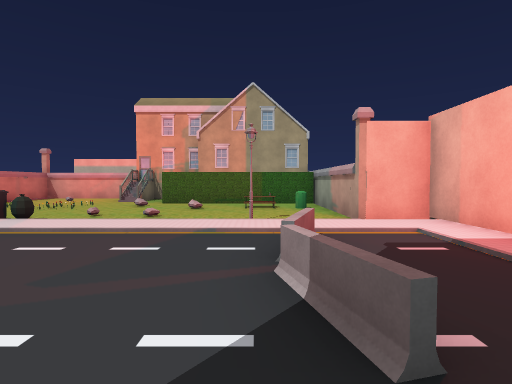
View 1 (above)

22 first-person views from a walk through a 3-D level made in the Unity game engine. The camera is 1.3 m above the floor, tilts 2° down and sees 80° across. The floor is counted in squares, 2 m on a side. Each view is taken from the middle of a square. On the plan, view 1 faces up. The plan holds only what a view shows up to about 10 squares ahead; the rest is blank. The place goes on beyond the plan. The player character is not drawn. Some surface patterns are stand-ins.

View 2
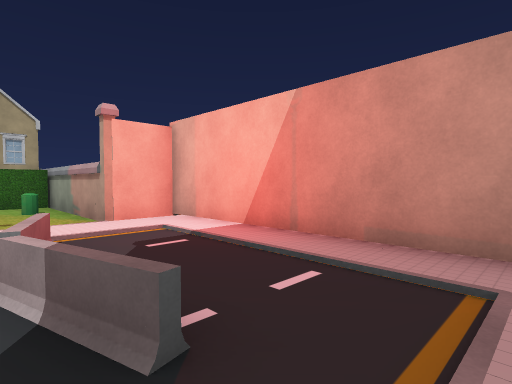

View 3
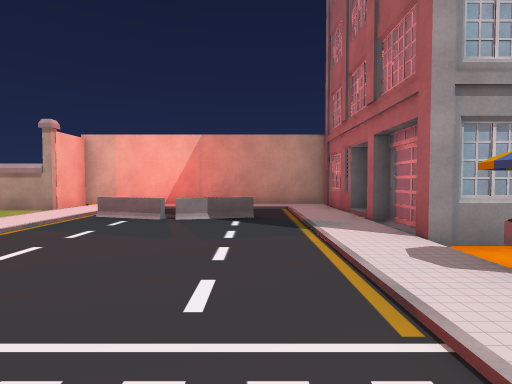

View 4
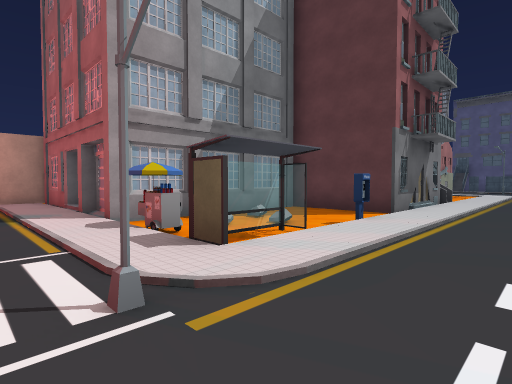

View 5
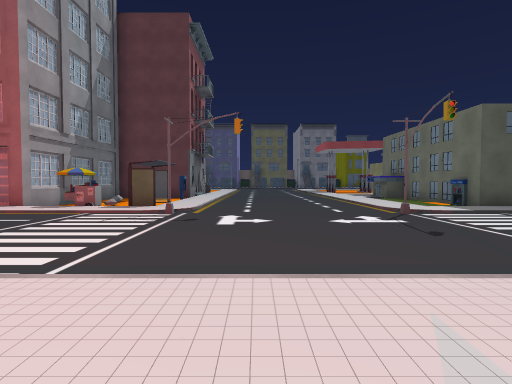

View 6
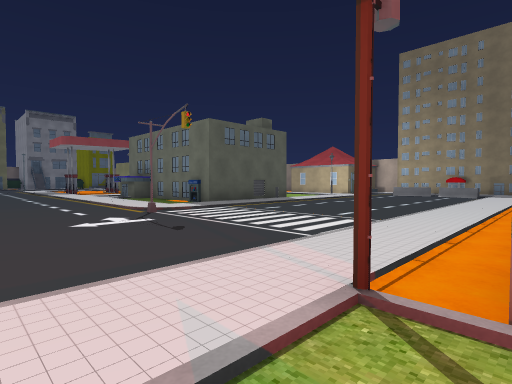

View 7
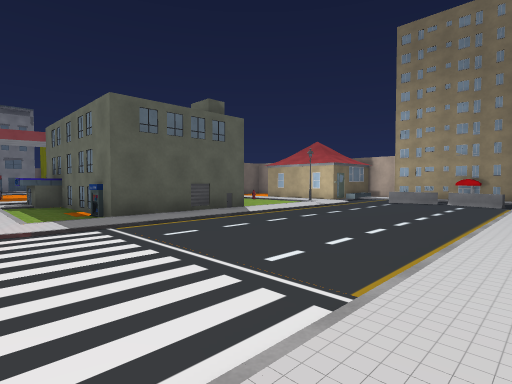

View 8
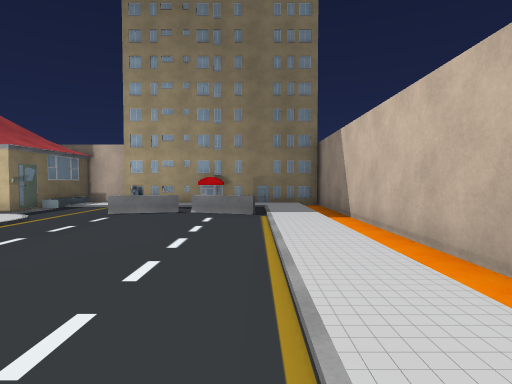

View 9
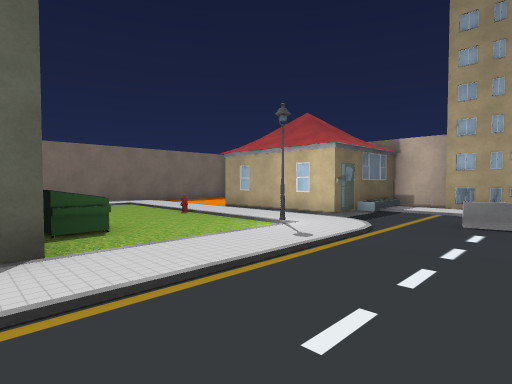

View 10
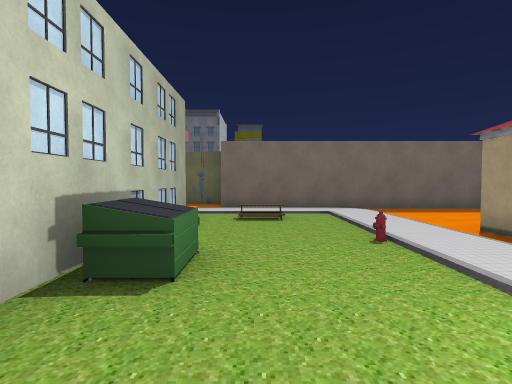

View 11
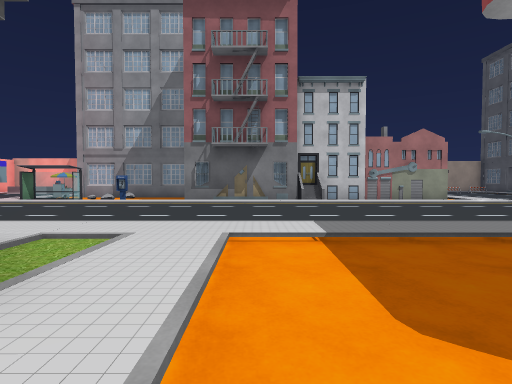

View 12
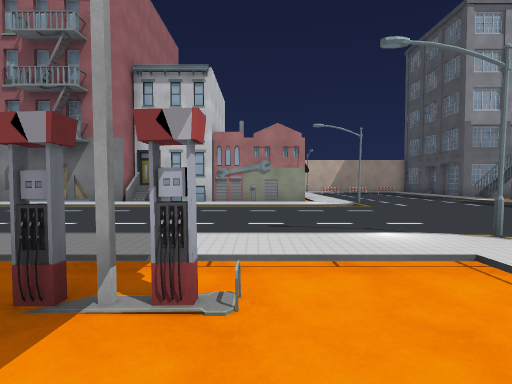

View 13
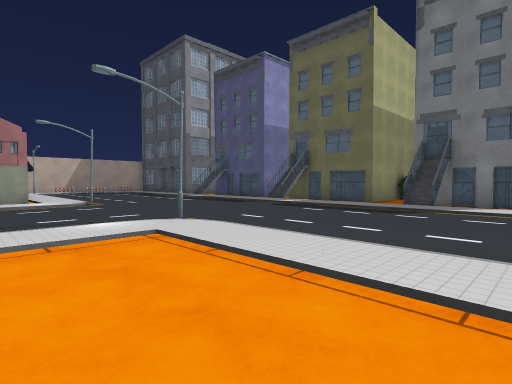

View 14
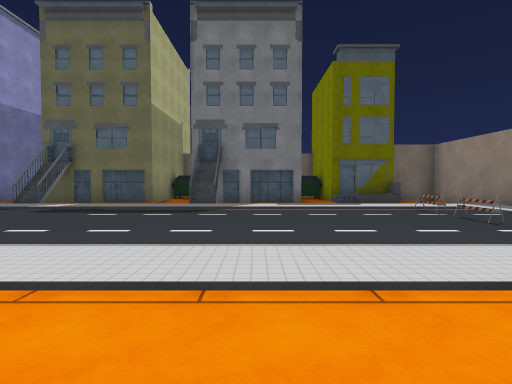

View 15
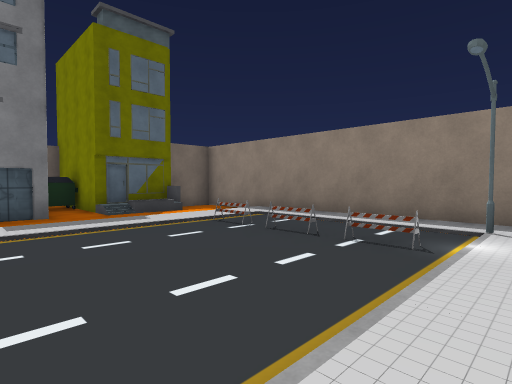

View 16
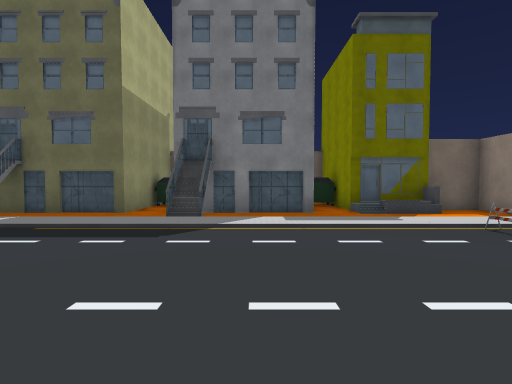

View 17
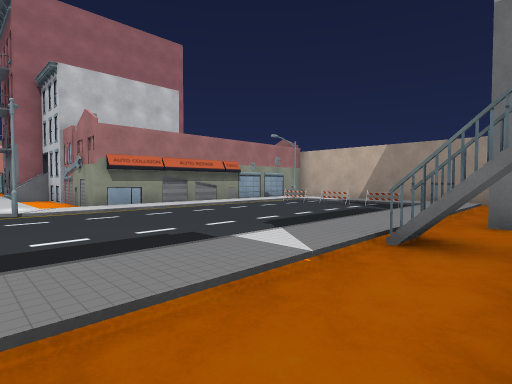

View 18
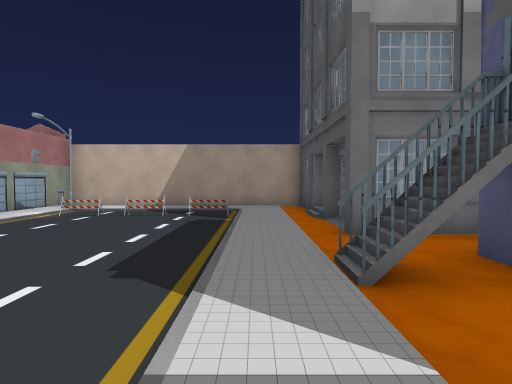

View 19
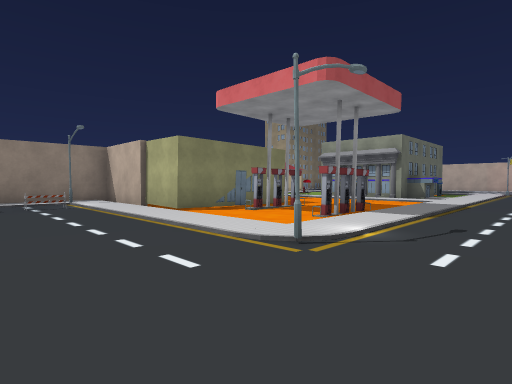

View 20
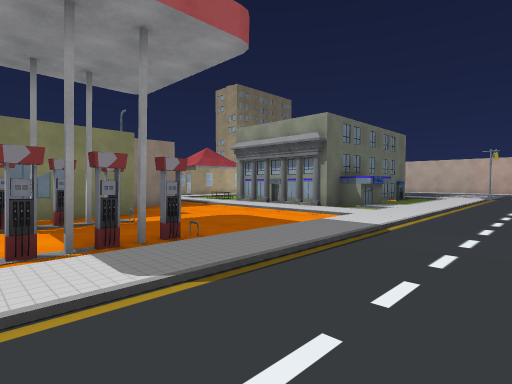

View 21
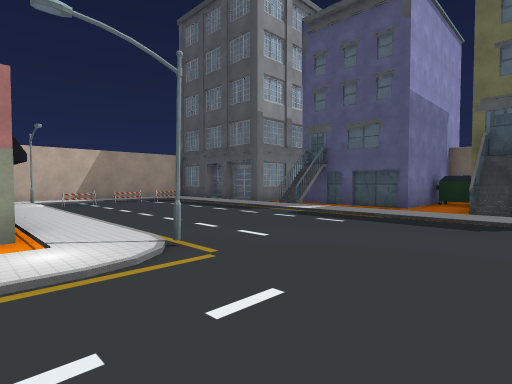

View 22
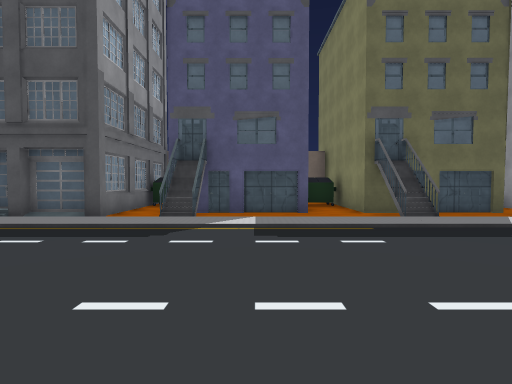

### Floor plan
Key: @ floor where view 1 was taken; # wall or solid block; . main floor; - floor 0.25 m lower than the main floor; / step, stairs or slope; = window, fence, low wall or low ledge; O other object.
Columns run from 24 left of view 1 to 4 right of it. Each row starts with its distance up from view 1.
 10                      OOOOO#
  9                           #
  8                         OO#
  7                           #
  6  ########      #-- -O//---###
  5  #  ///////////OO/ O    O///#
  4  #  =............... ....=. #
  3  O  =...................=.. #
  2  # .=...................=.. #
  1  #..=....................=. #
  0 # ............O....O....@.. #
 -1 #  ...O..####-......-#-## O#
 -2    O .-.O###O-......O/-
 -3    # .- O###.-......//-
 -4    #-.O  ###.-.....O---
 -5    --.-  # ##O......---
 -6    --.-/.###--......###
 -7   ---.   ...........#
 -8  -----  ------......#
 -9  ########-----......O
-10         #-----......O
-11         ##-#-#......-
-12          #-#-#......-#
-13          #----......-#
-14      #####----......-########
-15      #........O.............#
-16      #O.O..........O.....OO.#
-17      #......................#
-18      #..O................O..#
-19      #..O................O..#
-20      #......................#
-21      #------/--  #-------//-#
-22      #-O----/-----------###
-23      ##O#-########-####-
-24          -       #-#   -
-25          O       #O#   O

Where each view was taken, in squares from view 1:
view 1: 0 up, 0 right, facing up
view 2: 0 up, 0 right, facing up-right
view 3: 1 up, 5 left, facing right
view 4: 1 up, 7 left, facing down-right
view 5: 6 up, 7 left, facing down
view 6: 6 up, 7 left, facing down-left
view 7: 5 up, 10 left, facing down-left
view 8: 4 up, 14 left, facing left
view 9: 2 up, 15 left, facing down-left
view 10: 0 up, 17 left, facing down
view 11: 8 down, 14 left, facing right
view 12: 13 down, 13 left, facing right
view 13: 13 down, 14 left, facing down-right
view 14: 13 down, 13 left, facing down
view 15: 15 down, 13 left, facing down-left
view 16: 15 down, 13 left, facing down
view 17: 22 down, 6 left, facing up-right
view 18: 20 down, 5 left, facing right
view 19: 18 down, 8 left, facing up-left
view 20: 13 down, 8 left, facing up-left
view 21: 14 down, 8 left, facing down-right
view 22: 15 down, 4 left, facing down
